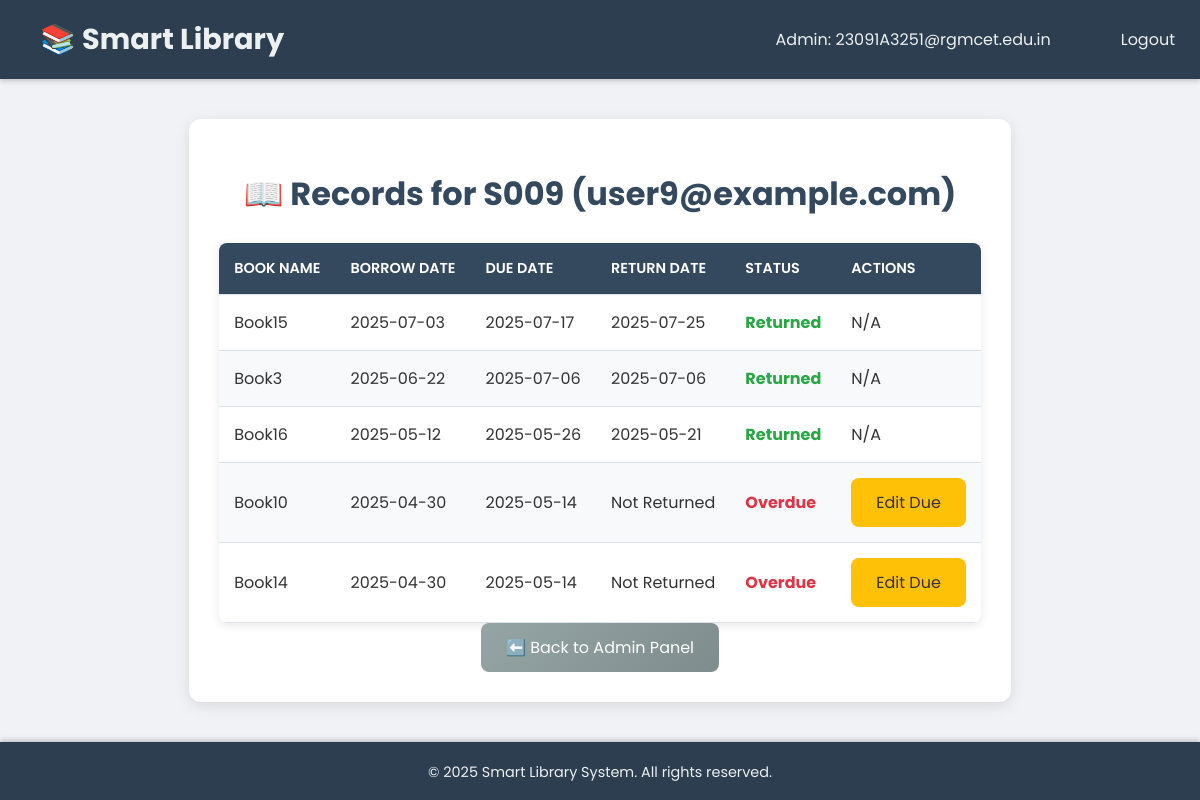
The page /view_record/S009 (signed in) on the database its author committed.
### app.py (models this page shows)
class Student(db.Model):
    regno = db.Column(db.String(20), primary_key=True)
    email = db.Column(db.String(50), nullable=False)
    password = db.Column(db.String(256), nullable=True)

class BorrowedBook(db.Model):
    id = db.Column(db.Integer, primary_key=True)
    regno = db.Column(db.String(20), nullable=False)
    book_name = db.Column(db.String(100), nullable=False)
    borrow_date = db.Column(db.Date, default=datetime.today)
    due_date = db.Column(db.Date)
    actual_return_date = db.Column(db.Date, nullable=True)

### app.py (the view)
    def wrap(*args, **kwargs):
        if 'admin_email' not in session:
            flash('Please log in as admin first.', 'error')
            return redirect(url_for('admin'))
        return f(*args, **kwargs)

### app.py (called while the page is built)
@app.teardown_appcontext
def shutdown_session(exception=None):
    db.session.remove()

def admin_login_required(f):
    def wrap(*args, **kwargs):
        if 'admin_email' not in session:
            flash('Please log in as admin first.', 'error')
            return redirect(url_for('admin'))
        return f(*args, **kwargs)
    wrap.__name__ = f.__name__
    return wrap

@app.route('/view_record/<regno>')
@admin_login_required
def view_record(regno):
    borrowed_books_history = BorrowedBook.query.filter_by(regno=regno).order_by(BorrowedBook.borrow_date.desc()).all()
    student = Student.query.filter_by(regno=regno).first_or_404()
    return render_template('view_record.html', borrowed_books=borrowed_books_history, student=student, today_date=datetime.today().date(), now=datetime.now())

### templates/view_record.html
{% extends "base.html" %}
{% set background = 'https://images.unsplash.com/photo-1507842217343-583bb7270b66' %}
{% block content %}
<div class="container">
    <h1 class="text-center mb-4">📖 Records for {{ student.regno }} ({{ student.email }})</h1>
    {% if borrowed_books %}
    <table class="table table-striped">
        <thead>
            <tr>
                <th>Book Name</th>
                <th>Borrow Date</th>
                <th>Due Date</th>
                <th>Return Date</th>
                <th>Status</th>
                <th>Actions</th>
            </tr>
        </thead>
        <tbody>
            {% for book in borrowed_books %}
            <tr>
                <td>{{ book.book_name }}</td>
                <td>{{ book.borrow_date.strftime('%Y-%m-%d') }}</td>
                <td>{{ book.due_date.strftime('%Y-%m-%d') }}</td>
                <td>
                    {% if book.actual_return_date %}
                        {{ book.actual_return_date.strftime('%Y-%m-%d') }}
                    {% else %}
                        Not Returned
                    {% endif %}
                </td>
                <td>
                    {% if book.actual_return_date %}
                        <span class="status-returned">Returned</span>
                    {% elif book.due_date < today_date %}
                        <span class="status-overdue">Overdue</span>
                    {% else %}
                        <span class="status-borrowed">Borrowed</span>
                    {% endif %}
                </td>
                <td>
                    {% if not book.actual_return_date %}
                        <a href="{{ url_for('edit_due', borrowed_book_id=book.id) }}" class="btn btn-warning btn-sm">Edit Due</a>
                    {% else %}
                        N/A
                    {% endif %}
                </td>
            </tr>
            {% endfor %}
        </tbody>
    </table>
    {% else %}
    <p class="text-center lead">No borrowing history found for this student.</p>
    {% endif %}
    <div class="text-center mt-4">
        <a href="{{ url_for('admin_panel') }}" class="btn btn-secondary">⬅️ Back to Admin Panel</a>
    </div>
</div>
{% endblock %}

### static/style.css (style rules this page uses)
body { font-family: 'Poppins', sans-serif; margin: 0; padding: 0; background-color: #f0f2f5; color: #333; min-height: 100vh; display: flex; flex-direction: column; }
h1, h2, h3, h4, h5, h6 { font-weight: 700; color: #34495e; margin-bottom: 20px; }
.container { max-width: 960px; margin: 40px auto; background-color: #ffffff; padding: 30px; border-radius: 12px; box-shadow: 0 4px 15px rgba(0,0,0,0.1); flex-grow: 1; }
.btn { padding: 12px 25px; font-size: 1rem; border-radius: 8px; border: none; cursor: pointer; transition: background-color 0.3s ease, transform 0.2s ease, box-shadow 0.3s ease; text-decoration: none; display: inline-block; text-align: center; }
.btn-warning { background-color: #ffc107; color: #333; }
.btn-secondary { background-color: #6c757d; color: white; }
table { width: 100%; border-collapse: collapse; margin-top: 25px; background-color: #ffffff; border-radius: 8px; overflow: hidden; box-shadow: 0 2px 10px rgba(0,0,0,0.1); }
th, td { padding: 15px; text-align: left; border-bottom: 1px solid #dee2e6; }
th { background-color: #34495e; color: white; font-weight: 600; text-transform: uppercase; font-size: 0.9em; }
tr:nth-child(even) { background-color: #f8f9fa; }
a { color: #3498db; text-decoration: none; transition: color 0.3s ease; }
.status-returned { color: #28a745; font-weight: bold; }
.status-overdue { color: #dc3545; font-weight: bold; }
.mb-4 { margin-bottom: 1.5rem !important; }
.text-center { text-align: center !important; }
.btn-secondary { background: linear-gradient(135deg, #95a5a6, #7f8c8d); border: none; transition: all 0.3s ease; }
@media (min-width: 992px) { .container { max-width: 1200px; padding: 30px; } }
body { font-size: 16px; }

### templates/base.html (style rules this page uses)
body { background-size: cover; background-attachment: fixed; background-position: center center; }

### rows shown on the page
Student: regno "S009", email "user9@example.com"
BorrowedBook: book_name "Book15", borrow_date "2025-07-03", due_date "2025-07-17", actual_return_date "2025-07-25", shows "Returned", shows "N/A"
BorrowedBook: book_name "Book3", borrow_date "2025-06-22", due_date "2025-07-06", actual_return_date "2025-07-06", shows "Returned", shows "N/A"
BorrowedBook: book_name "Book16", borrow_date "2025-05-12", due_date "2025-05-26", actual_return_date "2025-05-21", shows "Returned", shows "N/A"
BorrowedBook: book_name "Book10", borrow_date "2025-04-30", due_date "2025-05-14", shows "Not Returned", shows "Overdue"
BorrowedBook: book_name "Book14", borrow_date "2025-04-30", due_date "2025-05-14", shows "Not Returned", shows "Overdue"

### other values the page prints
{{ session.get('admin_email') }} "23091A3251@rgmcet.edu.in"
